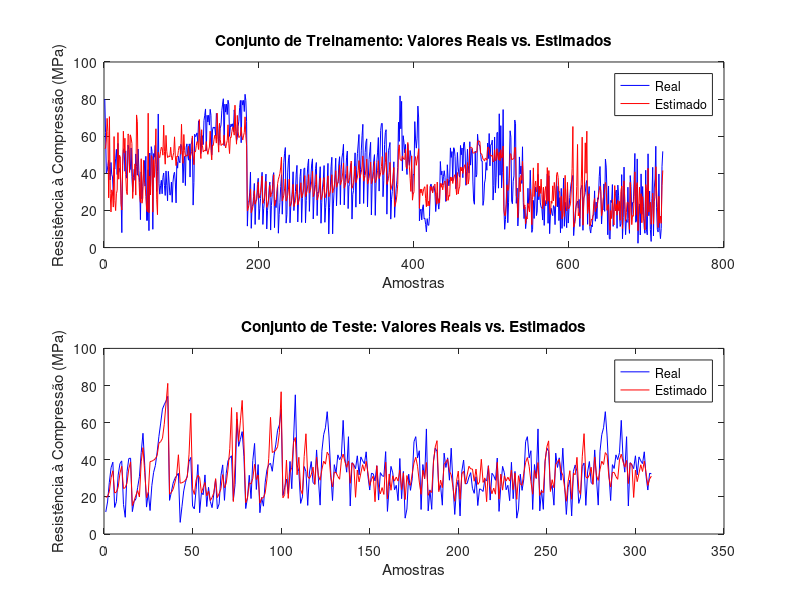

Write the MATLAB code that produced this figure.
load('data_for_ex3.mat');

% divide os dados em conjuntos de treinamento e teste
total_samples = size(x, 1);
train_ratio = 0.7;
train_size = round(total_samples * train_ratio);

x_train = x(1:train_size, :);
y_train = y(1:train_size);
x_test = x(train_size+1:end, :);
y_test = y(train_size+1:end);

% estima os parâmetros do modelo de regressão usando mínimos quadrados
theta = pinv(x_train' * x_train) * (x_train' * y_train);

% faz previsões para o conjunto de treinamento e teste
y_train_pred = x_train * theta;
y_test_pred = x_test * theta;

% cria os gráficos de comparação
figure;
subplot(2, 1, 1);
plot(1:train_size, y_train, 'b', 1:train_size, y_train_pred, 'r');
title('Conjunto de Treinamento: Valores Reais vs. Estimados');
xlabel('Amostras');
ylabel('Resistência à Compressão (MPa)');
legend('Real', 'Estimado');

subplot(2, 1, 2);
plot(1:(total_samples-train_size), y_test, 'b', 1:(total_samples-train_size), y_test_pred, 'r');
title('Conjunto de Teste: Valores Reais vs. Estimados');
xlabel('Amostras');
ylabel('Resistência à Compressão (MPa)');
legend('Real', 'Estimado');

% calcula do RMSE para o conjunto de treinamento
n_train = size(y_train, 1);
rmse_train = sqrt(mean((y_train - y_train_pred).^2));

% calcula do RMSE para o conjunto de teste
n_test = size(y_test, 1);
rmse_test = sqrt(mean((y_test - y_test_pred).^2));

fprintf('RMSE para o Conjunto de Treinamento: %.4f\n', rmse_train);
fprintf('RMSE para o Conjunto de Teste: %.4f\n', rmse_test);
